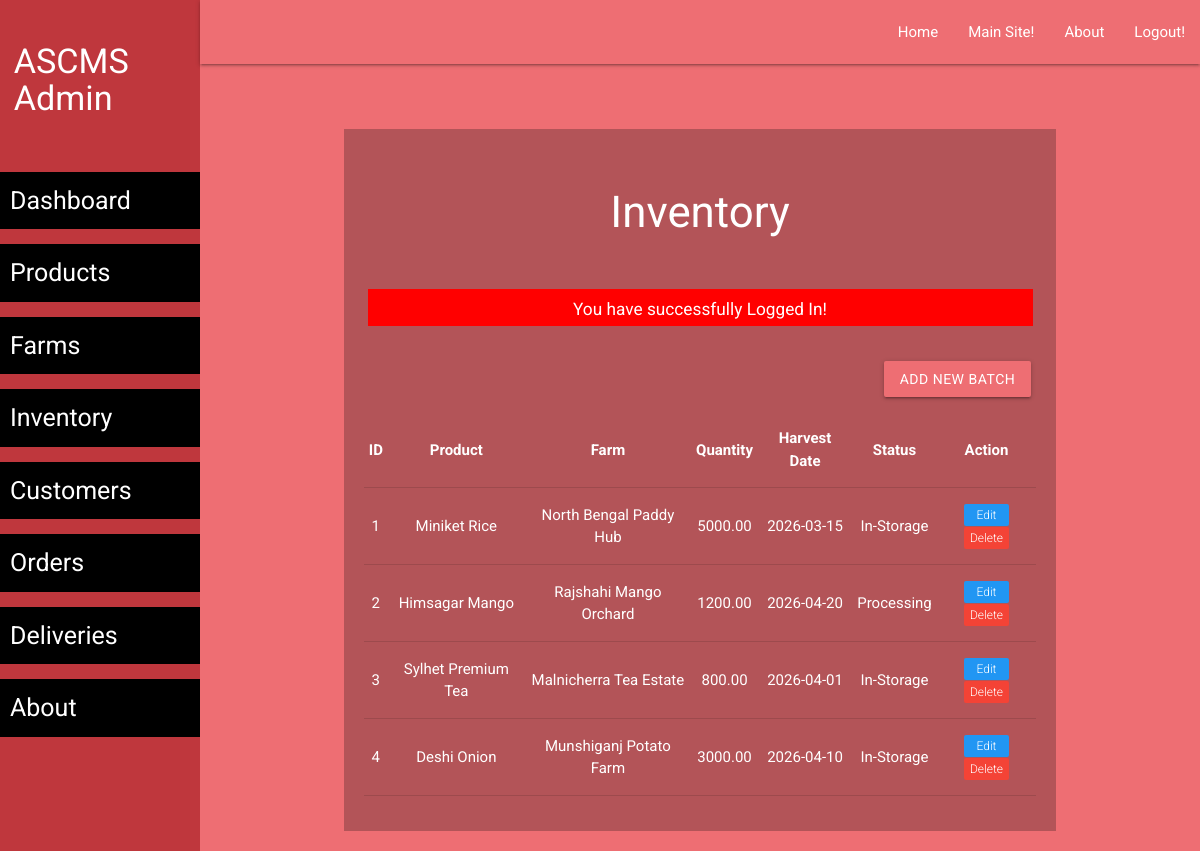
Page /admin/inventory-list.php (signed in) on the committed database.
### tables this page shows
CREATE TABLE `inventory` (
    `inventory_id` INT AUTO_INCREMENT PRIMARY KEY,
    `product_id` INT,
    `farm_id` INT,
    `quantity` DECIMAL(10, 2) NOT NULL,
    `harvest_date` DATE,
    `status` ENUM('In-Storage', 'Processing', 'Sold', 'Expired') DEFAULT 'In-Storage',
    CONSTRAINT fk_inv_product FOREIGN KEY (`product_id`) REFERENCES `product`(`product_id`) ON DELETE CASCADE,
    CONSTRAINT fk_inv_farm FOREIGN KEY (`farm_id`) REFERENCES `farms`(`farm_id`) ON DELETE SET NULL
);

CREATE TABLE `product` (
    `product_id` INT AUTO_INCREMENT PRIMARY KEY,
    `name` VARCHAR(100) NOT NULL,
    `category` VARCHAR(50),
    `storage_req` TEXT,
    `shelf_life_days` INT,
    `packaging` VARCHAR(50)
);

CREATE TABLE `farms` (
    `farm_id` INT AUTO_INCREMENT PRIMARY KEY,
    `farm_name` VARCHAR(100) NOT NULL,
    `location` TEXT,
    `contact_person` VARCHAR(100),
    `phone` VARCHAR(20)
);

### admin/inventory-list.php (the view, shortened to what this page needs)
<?php require('layout/header.php'); ?>
<?php require('layout/left-sidebar-long.php'); ?>
<?php require('layout/topnav.php'); ?>
<?php require('layout/left-sidebar-short.php'); ?>
<?php
require('../backends/connection-pdo.php');
$sql = 'SELECT inventory.*, product.name as product_name, farms.farm_name
        FROM inventory
        LEFT JOIN product ON inventory.product_id = product.product_id
        LEFT JOIN farms ON inventory.farm_id = farms.farm_id';
$query  = $pdoconn->prepare($sql);
$query->execute();
$arr_all = $query->fetchAll(PDO::FETCH_ASSOC);
?>
<div class="section white-text" style="background: #B35458;">
	<div class="section">
		<h3>Inventory</h3>
	</div>
  <?php
    if (isset($_SESSION['msg'])) {
        echo '<div class="section center" style="margin: 5px 35px;"><div class="row" style="background: red; color: white;">
        <div class="col s12">
            <h6>'.$_SESSION['msg'].'</h6>
            </div>
        </div></div>';
    }
    ?>
	<div class="section right" style="padding: 15px 25px;">
		<a href="inventory-add.php" class="waves-effect waves-light btn">Add New Batch</a>
	</div>
	<div class="section center" style="padding: 20px;">
		<table class="centered responsive-table">
        <thead>
          <tr>
              <th>ID</th>
              <th>Product</th>
              <th>Farm</th>
              <th>Quantity</th>
              <th>Harvest Date</th>
              <th>Status</th>
              <th>Action</th>
          </tr>
        </thead>
        <tbody>
          <?php
            foreach ($arr_all as $key) {
          ?>
          <tr>
            <td><?php echo $key['inventory_id']; ?></td>
            <td><?php echo $key['product_name']; ?></td>
            <td><?php echo $key['farm_name']; ?></td>
            <td><?php echo $key['quantity']; ?></td>
            <td><?php echo $key['harvest_date']; ?></td>
            <td><?php echo $key['status']; ?></td>
            <td>
                <a href="inventory-edit.php?id=<?php echo $key['inventory_id']; ?>"><span class="new badge blue" data-badge-caption="">Edit</span></a>
                <a href="../backends/admin/inventory-delete.php?id=<?php echo $key['inventory_id']; ?>"><span class="new badge red" data-badge-caption="">Delete</span></a>
            </td>
          </tr>
          <?php } ?>
        </tbody>
      </table>
	</div>
</div>
<?php require('layout/footer.php'); ?>

### admin/layout/header.php (shortened to what this page needs)
<!DOCTYPE html>
<html lang="en">
<head>
    <link rel="stylesheet" href="../css/form-style.css">
    <link rel="stylesheet" href="https://cdnjs.cloudflare.com/ajax/libs/materialize/1.0.0/css/materialize.css">
</head>
<body>

### admin/layout/left-sidebar-long.php
<div class="row">
			<div class="col s2 left-sidebar" id="left-sidebar">
				<div class="row">
					<div class="col">
						<h4 class="heading-name">ASCMS Admin</h4>
					</div>
				</div>
				<ul class="nav nav-sidebar list-group">
				    <li class="list-group-item"><a href="dashboard.php">Dashboard</a></li>
				    <li class="list-group-item"><a href="product-list.php">Products</a></li>
				    <li class="list-group-item"><a href="farm-list.php">Farms</a></li>
				    <li class="list-group-item"><a href="inventory-list.php">Inventory</a></li>
				    <li class="list-group-item"><a href="customer-list.php">Customers</a></li>
				    <li class="list-group-item"><a href="order-list.php">Orders</a></li>
				    <li class="list-group-item"><a href="delivery-list.php">Deliveries</a></li>
				    <li class="list-group-item modal-trigger" data-target="modal1"><a href="#">About</a></li>
				  </ul>
			</div>

### admin/layout/topnav.php (shortened to what this page needs)
<div class="col s10" id="topnav">
				<nav>
				    <div class="nav-wrapper">
				      <ul class="right hide-on-med-and-down">
				        <li><a href="dashboard.php">Home</a></li>
				        <li><a href="../">Main Site!</a></li>
				        <li data-target="modal1" class="modal-trigger"><a href="#">About</a></li>
				        <li><a href="logout.php">Logout!</a></li>
				      </ul>
				    </div>
				  </nav>

### admin/layout/left-sidebar-short.php (shortened to what this page needs)
<div class="container">
		<div class="row maincontent">
			<div class="col s12 center">

### admin/layout/footer.php (shortened to what this page needs)
					</div>
				</div>
		</div>
			</div>
		</div>
</body>
</html>

### css/form-style.css (style rules this page uses)
body { background: #ee6e73; font-family: "Roboto", sans-serif; -webkit-font-smoothing: antialiased; -moz-osx-font-smoothing: grayscale; }
.btn, .btn:active, .btn:hover { background: #ee6e73 !important; width: 100%; }
.left-sidebar { height: 100vh; background-color: #bf373d; }
.row { margin-bottom: 0 !important; }
.col { padding: 0 !important; }
.heading-name { padding-left: 25px; font-style: bold; color: white; padding-top: 20px; }
li.list-group-item a { color: white; }
li.list-group-item { margin-bottom: 15px; cursor: pointer; }
.list-group-item { background-color: black; font-style: bold; font-size: 25px; padding: 10px; color: #fff; }
.nav.nav-sidebar.list-group { margin-top: 40px; }
.maincontent { margin-top: 45px; padding: 20px 5px; }

### rows in the picture
inventory: inventory_id "1", product.name "Miniket Rice", farm.farm_name "North Bengal Paddy Hub", quantity "5000.00", harvest_date "2026-03-15", status "In-Storage"
inventory: inventory_id "2", product.name "Himsagar Mango", farm.farm_name "Rajshahi Mango Orchard", quantity "1200.00", harvest_date "2026-04-20", status "Processing"
inventory: inventory_id "3", product.name "Sylhet Premium Tea", farm.farm_name "Malnicherra Tea Estate", quantity "800.00", harvest_date "2026-04-01", status "In-Storage"
inventory: inventory_id "4", product.name "Deshi Onion", farm.farm_name "Munshiganj Potato Farm", quantity "3000.00", harvest_date "2026-04-10", status "In-Storage"

### other values in the picture
$_SESSION['msg'] "You have successfully Logged In!"
